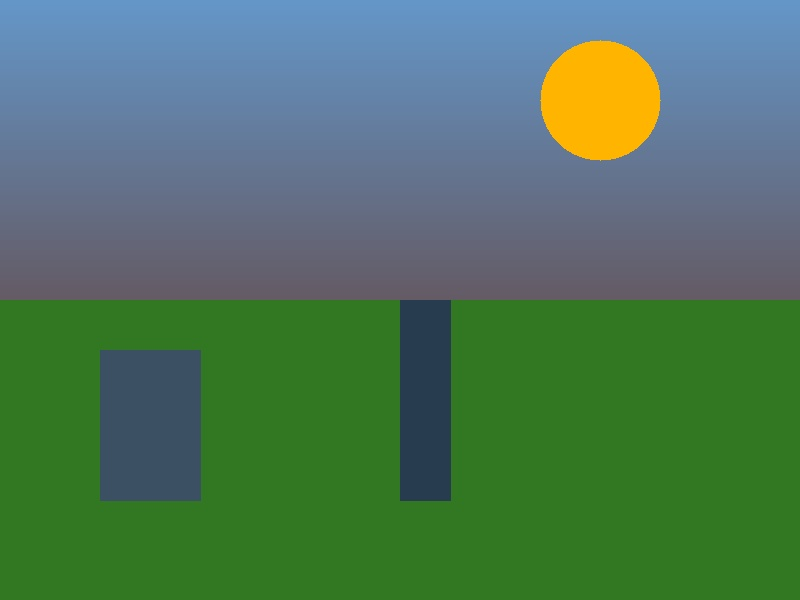
#> input picture backend/test_photo.jpg, 800 x 600 px
$ python -i technical.py   (imports and definitions only)   (older library calls are emulated)
#> lines starting #> are read from the running program, lines starting #| are printed output that depends on the picture
"""Technical quality analysis: exposure, color, sharpness, noise,
   dynamic range, focus quality, color richness.

Optimized: accepts pre-computed intermediates (gray, HSV, downscaled)
to eliminate redundant color conversions.
"""

import cv2
import numpy as np


# --- Resolution normalization ---
_REF_PIXELS = 2_000_000  # 2 MP reference


def _pixel_scale(shape) -> float:
    """Return a multiplier to normalize resolution-dependent metrics."""
    h, w = shape[:2]
    return max(1.0, (h * w) / _REF_PIXELS)


# [49 lines left out: functions analyze_exposure, analyze_color, not called in this run]


def analyze_sharpness(gray: np.ndarray) -> float:
    """Score 0-100 based on Laplacian variance + Tenengrad gradient.
    Uses pre-computed gray (typically 1MP for speed).
    """
    scale = _pixel_scale(gray.shape)
    lap_var = cv2.Laplacian(gray, cv2.CV_64F).var()
    gx = cv2.Sobel(gray, cv2.CV_64F, 1, 0, ksize=3)
    gy = cv2.Sobel(gray, cv2.CV_64F, 0, 1, ksize=3)
    tenengrad = (gx ** 2 + gy ** 2).mean()
    lap_score = min(1.0, lap_var / (800 * scale))
    ten_score = min(1.0, tenengrad / (1500 * scale))
    return max(0.0, min(100.0, (lap_score * 60 + ten_score * 40) * 100))


# [108 lines left out: functions analyze_noise, analyze_dynamic_range, analyze_focus_quality, analyze_color_richness, compute_technical_score, not called in this run]

>>> import cv2
>>> picture = cv2.imread('../../test_photo.jpg', cv2.IMREAD_GRAYSCALE)
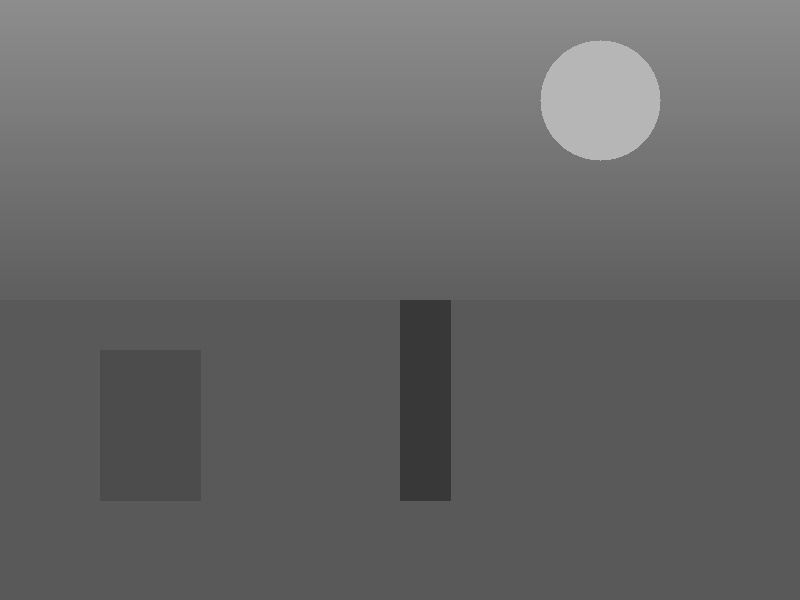
#> picture: shape (600, 800); min 53, max 188, mean 103.6
>>> result = analyze_sharpness(picture)
#> in analyze_sharpness, `lap_var = cv2.Laplacian(gray, cv2.CV_64F).var()`: lap_var = 14.75
#> in analyze_sharpness, `gx = cv2.Sobel(gray, cv2.CV_64F, 1, 0, ksize=3)`:
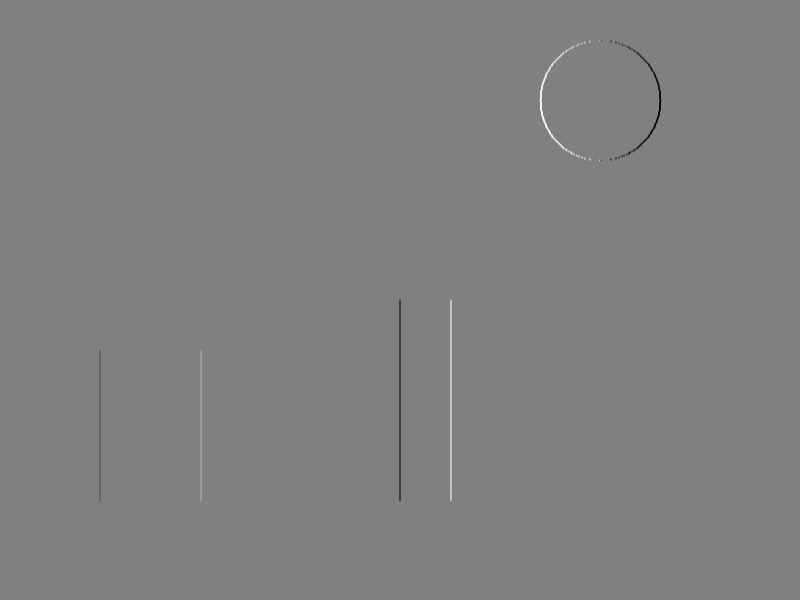
#> gx: shape (600, 800) float64; min -255, max 251, mean 0; drawn with min black and max white
#> in analyze_sharpness, `tenengrad = (gx ** 2 + gy ** 2).mean()`: tenengrad = 126.1
#> in analyze_sharpness, `lap_score = min(1.0, lap_var / (800 * scale))`: lap_score = 0.0184
#> in analyze_sharpness, `ten_score = min(1.0, tenengrad / (1500 * scale))`: ten_score = 0.0841
#> result = 100
